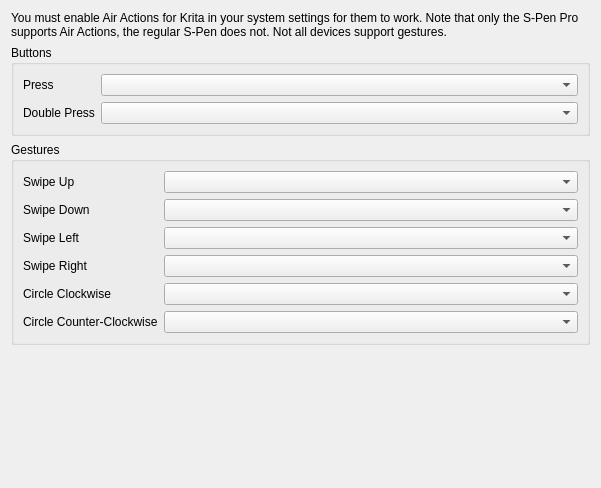
<?xml version="1.0" encoding="utf-8"?>
<ui version="4.0">
 <author>
    SPDX-FileCopyrightText: none
    SPDX-License-Identifier: GPL-3.0-or-later
  </author>
 <class>WdgSPenSettings</class>
 <widget class="QWidget" name="WdgSPenSettings">
  <property name="geometry">
   <rect>
    <x>0</x>
    <y>0</y>
    <width>601</width>
    <height>488</height>
   </rect>
  </property>
  <property name="sizePolicy">
   <sizepolicy hsizetype="Expanding" vsizetype="Preferred">
    <horstretch>0</horstretch>
    <verstretch>0</verstretch>
   </sizepolicy>
  </property>
  <layout class="QVBoxLayout" name="verticalLayout">
   <item>
    <widget class="QLabel" name="label_9">
     <property name="text">
      <string>You must enable Air Actions for Krita in your system settings for them to work. Note that only the S-Pen Pro supports Air Actions, the regular S-Pen does not. Not all devices support gestures.</string>
     </property>
     <property name="wordWrap">
      <bool>true</bool>
     </property>
    </widget>
   </item>
   <item>
    <widget class="QGroupBox" name="boxButtonActions">
     <property name="sizePolicy">
      <sizepolicy hsizetype="Expanding" vsizetype="Preferred">
       <horstretch>0</horstretch>
       <verstretch>0</verstretch>
      </sizepolicy>
     </property>
     <property name="title">
      <string>Buttons</string>
     </property>
     <layout class="QFormLayout" name="formLayout">
      <item row="0" column="0">
       <widget class="QLabel" name="labelClick">
        <property name="text">
         <string>Press</string>
        </property>
       </widget>
      </item>
      <item row="0" column="1">
       <widget class="QComboBox" name="cmbClickAction"/>
      </item>
      <item row="1" column="0">
       <widget class="QLabel" name="labelDoubleClick">
        <property name="text">
         <string>Double Press</string>
        </property>
       </widget>
      </item>
      <item row="1" column="1">
       <widget class="QComboBox" name="cmbDoubleClickAction"/>
      </item>
     </layout>
    </widget>
   </item>
   <item>
    <widget class="QGroupBox" name="BoxGestures">
     <property name="sizePolicy">
      <sizepolicy hsizetype="Expanding" vsizetype="Preferred">
       <horstretch>0</horstretch>
       <verstretch>0</verstretch>
      </sizepolicy>
     </property>
     <property name="title">
      <string>Gestures</string>
     </property>
     <layout class="QFormLayout" name="formLayout_2">
      <item row="0" column="0">
       <widget class="QLabel" name="label">
        <property name="text">
         <string>Swipe Up</string>
        </property>
       </widget>
      </item>
      <item row="0" column="1">
       <widget class="QComboBox" name="cmbGestureSwipeUp"/>
      </item>
      <item row="1" column="0">
       <widget class="QLabel" name="label_2">
        <property name="text">
         <string>Swipe Down</string>
        </property>
       </widget>
      </item>
      <item row="1" column="1">
       <widget class="QComboBox" name="cmbGestureSwipeDown"/>
      </item>
      <item row="2" column="0">
       <widget class="QLabel" name="label_3">
        <property name="text">
         <string>Swipe Left</string>
        </property>
       </widget>
      </item>
      <item row="2" column="1">
       <widget class="QComboBox" name="cmbGestureSwipeLeft"/>
      </item>
      <item row="3" column="0">
       <widget class="QLabel" name="label_4">
        <property name="text">
         <string>Swipe Right</string>
        </property>
       </widget>
      </item>
      <item row="3" column="1">
       <widget class="QComboBox" name="cmbGestureSwipeRight"/>
      </item>
      <item row="5" column="0">
       <widget class="QLabel" name="label_5">
        <property name="text">
         <string>Circle Clockwise</string>
        </property>
       </widget>
      </item>
      <item row="5" column="1">
       <widget class="QComboBox" name="cmbGestureCircleCW"/>
      </item>
      <item row="6" column="0">
       <widget class="QLabel" name="label_6">
        <property name="text">
         <string>Circle Counter-Clockwise</string>
        </property>
       </widget>
      </item>
      <item row="6" column="1">
       <widget class="QComboBox" name="cmbGestureCircleCCW"/>
      </item>
     </layout>
    </widget>
   </item>
   <item>
    <spacer name="verticalSpacer">
     <property name="orientation">
      <enum>Qt::Vertical</enum>
     </property>
     <property name="sizeHint" stdset="0">
      <size>
       <width>20</width>
       <height>40</height>
      </size>
     </property>
    </spacer>
   </item>
  </layout>
 </widget>
 <resources/>
 <connections/>
</ui>
